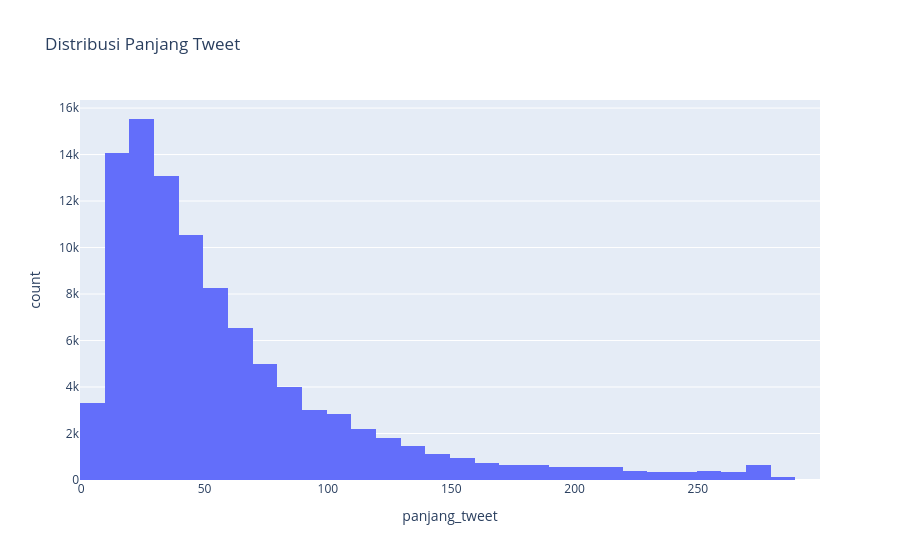

Notebook cell for this chart:
### Code cell
df_panjang = df.with_columns(
    pl.col("tweet").str.len_chars().alias("panjang_tweet")
)

fig2 = px.histogram(
    df_panjang.head(100_000).to_pandas(),
    x="panjang_tweet",
    nbins=40,
    title="Distribusi Panjang Tweet"
)
fig2.show()

### Figure 1 — Plotly figure (JSON) as saved in the notebook; plotly's stock layout.template omitted (floating-point values rounded to 4 significant figures; data arrays with more than 128 entries replaced by an {"elided": "..."} marker saying what was removed)
{"data": [{"bingroup": "x", "hovertemplate": "panjang_tweet=%{x}<br>count=%{y}<extra></extra>", "legendgroup": "", "marker": {"color": "#636efa", "pattern": {"shape": ""}}, "name": "", "nbinsx": 40, "orientation": "v", "showlegend": false, "type": "histogram", "x": {"elided": "100000 int values"}, "xaxis": "x", "yaxis": "y"}], "layout": {"barmode": "relative", "legend": {"tracegroupgap": 0}, "title": {"text": "Distribusi Panjang Tweet"}, "xaxis": {"anchor": "y", "domain": [0, 1], "title": {"text": "panjang_tweet"}}, "yaxis": {"anchor": "x", "domain": [0, 1], "title": {"text": "count"}}}}
